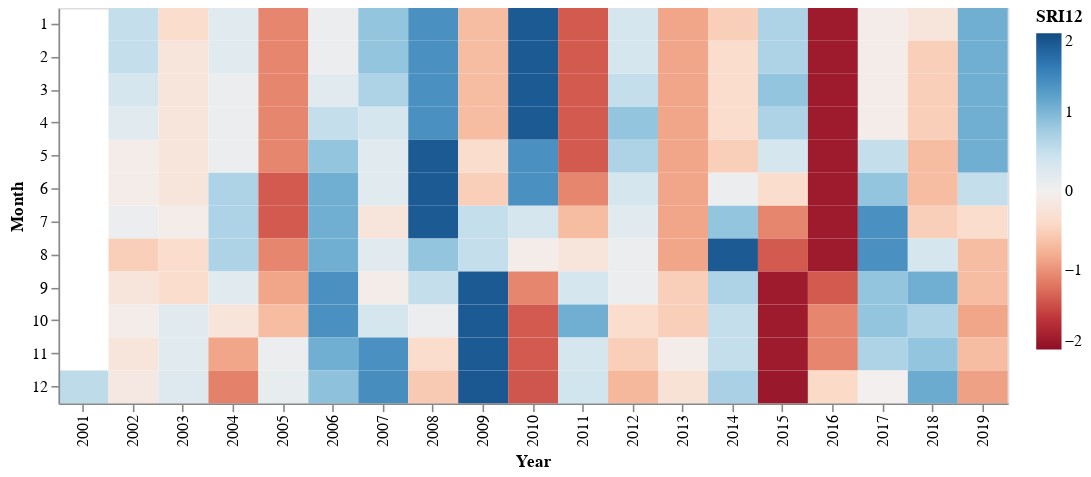

The notebook cell this image was saved under:
### Markdown cell above
Please install altair package to be

### Code cell
#SRI 12

alt.Chart(df).mark_rect().encode(
    x='Year:O',
    y='Month:O',
    color=alt.Color(
        'SRI12', scale=alt.Scale(scheme='redblue', domain=(-2, 2))),
    tooltip=[
        alt.Tooltip('Year:O', title='Year'),
        alt.Tooltip('Month:O', title='Month'),
        alt.Tooltip('mean(SRI12):Q', title='SRI12 Indix')
    ]).properties(width=600, height=250)

### Figure 1 — Vega-Lite specification as saved in the notebook (floating-point values rounded to 4 significant figures; data arrays with more than 128 entries replaced by an {"elided": "..."} marker saying what was removed)
{"config": {"view": {"continuousWidth": 400, "continuousHeight": 300}}, "data": {"name": "data-df1c7b0814c498afbf5b438dc4cb4063"}, "mark": "rect", "encoding": {"color": {"field": "SRI12", "scale": {"domain": [-2, 2], "scheme": "redblue"}, "type": "quantitative"}, "tooltip": [{"field": "Year", "title": "Year", "type": "ordinal"}, {"field": "Month", "title": "Month", "type": "ordinal"}, {"aggregate": "mean", "field": "SRI12", "title": "SRI12 Indix", "type": "quantitative"}], "x": {"field": "Year", "type": "ordinal"}, "y": {"field": "Month", "type": "ordinal"}}, "height": 250, "width": 600, "$schema": "https://vega.github.io/schema/vega-lite/v4.17.0.json", "datasets": {"data-df1c7b0814c498afbf5b438dc4cb4063": {"elided": "228 records"}}}
